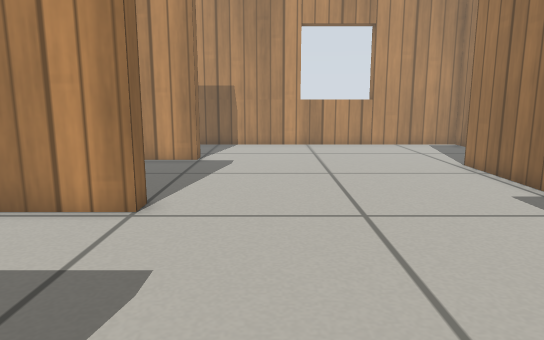
View 1 (above)

13 first-person views from a walk through a robot-simulator world made for Gazebo. The camera is 0.48 m above the floor, tilts 10° down and sees 70° across. The floor is counted in squares, 0.2 m on a side. Each view is taken from the middle of a square. On the plan, view 1 faces up. The plan holds only what a view shows up to about 20 squares ahead; the rest is blank. Gazebo's built-in surfaces are drawn with simple patterns.

View 2
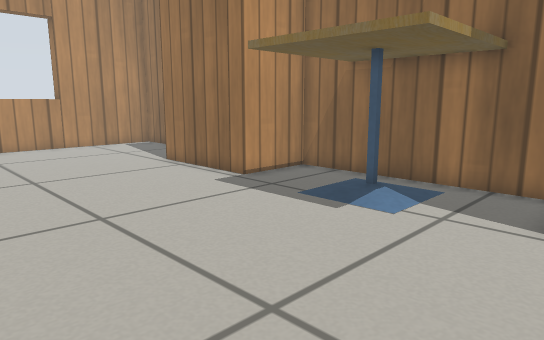

View 3
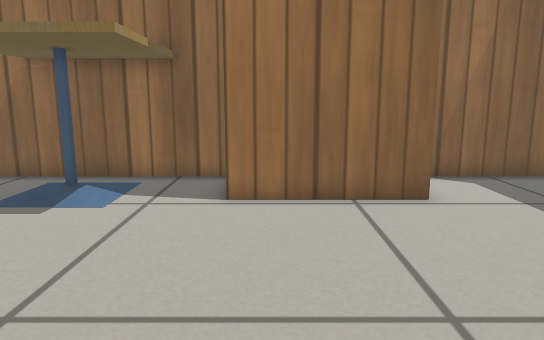

View 4
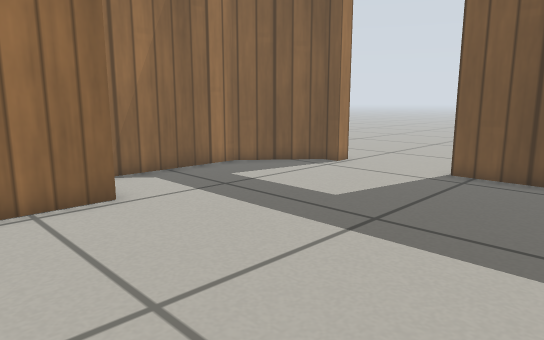

View 5
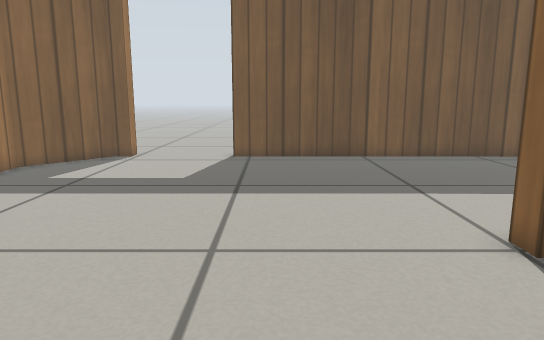

View 6
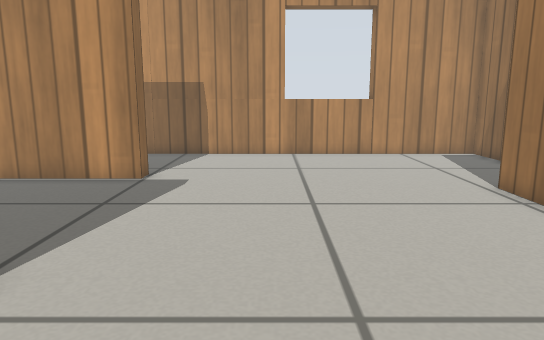

View 7
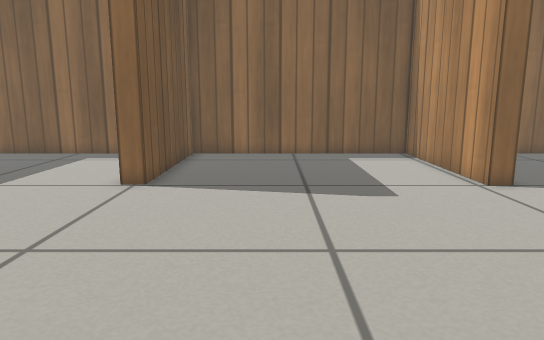

View 8
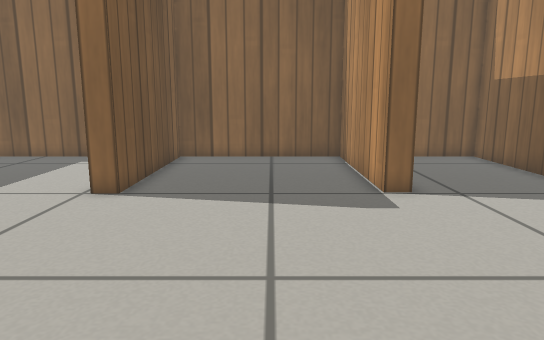

View 9
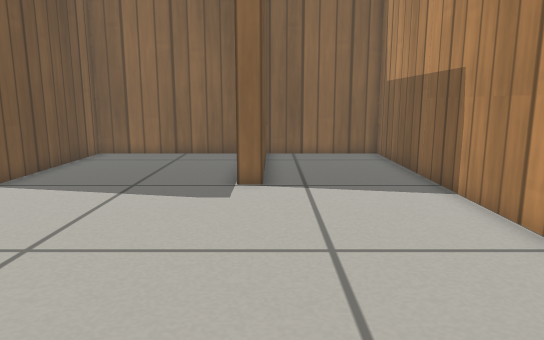

View 10
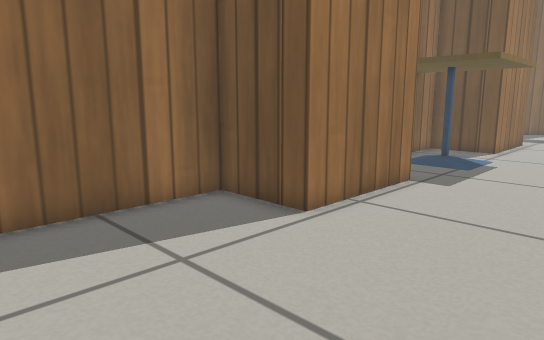

View 11
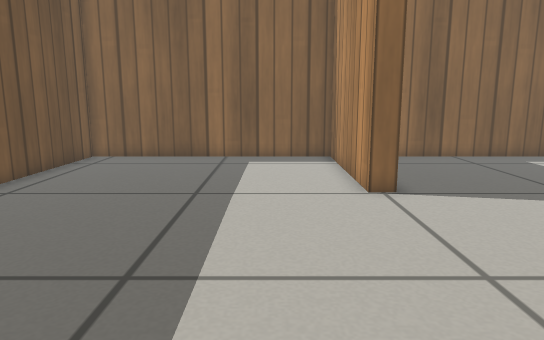

View 12
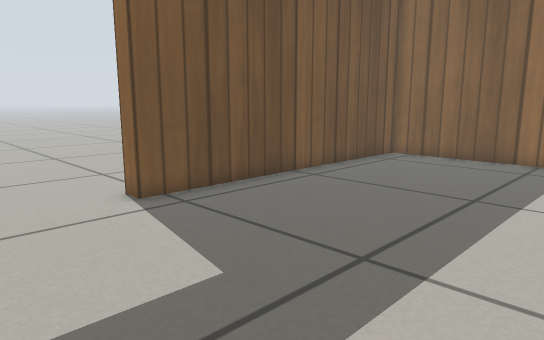

View 13
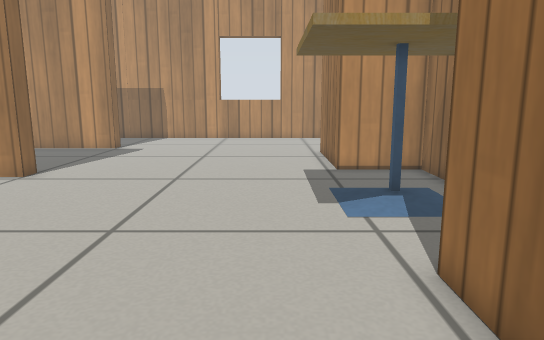

### Floor plan
Points are (right, up) in squares from view 1. A wall is a line through its corners. A room is listed if a view was taken in it or the views show most of it. See-through windows are left out.
Room 1 (views 1, 2, 3, 4, 5, 6, 7, 8, 9, 10, 11, 12, 13)
walls: (7.3, -4) (7.3, 1.1) (10.3, 1.1) (10.3, 2.4); (10.3, 7.6) (10.3, 9.6) (7.3, 9.6) (7.3, 14.6) (10.3, 14.6) (10.3, 21.9) (-9.9, 21.9) (-9.9, 16.6); (-8, 16.7) (-3.1, 16.7) (-3.1, 16) (-9.9, 16) (-9.9, 9) (-3.1, 9) (-3.1, 8.2) (-9.9, 8.2) (-9.9, -1.7) (-3.1, -1.7) (-3.1, -2.4) (-9.9, -2.4) (-9.9, -13) (2.7, -13); (7.3, -13) (7.9, -13) (10.3, -10.1) (10.3, -5.1)
ways out: open door at (5, -13.4)
objects: cafe table (6, 3) to (10, 7)

Positions as (right, up) in squares from view 1, and headings:
1: (0, 0), facing up
2: (-1, 0), facing up-right
3: (-2, 0), facing right
4: (-2, 0), facing down-right
5: (1, 4), facing down
6: (1, 4), facing up
7: (8, 2), facing left
8: (7, 13), facing left
9: (8, 17), facing left
10: (2, 21), facing down-right
11: (7, -5), facing left
12: (7, -4), facing down-left
13: (5, -4), facing up
